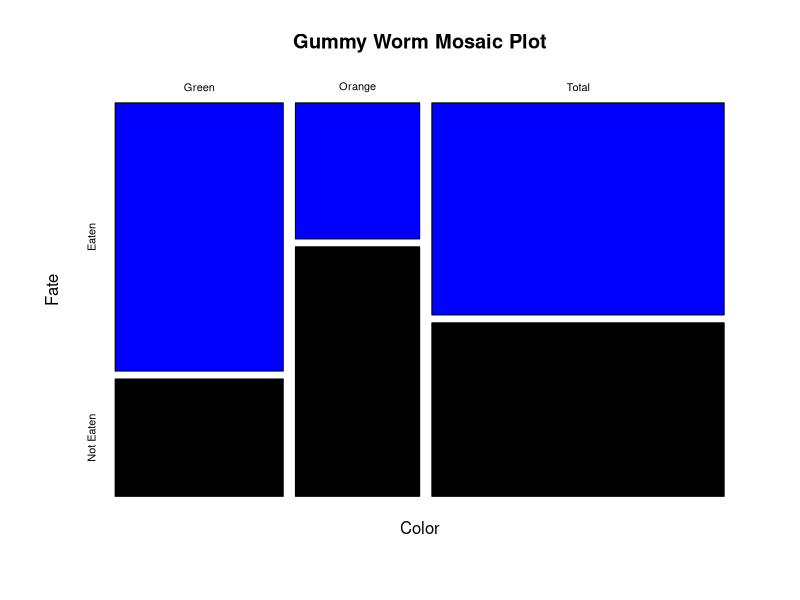

Source code (R): (Note: this script raises an error after producing the figure.)
## ---- chunk 1
#1. SOCKS - 25% Black & 75% White.
# a. what is the probability of 8 black socks in a 12 sock sample.
# Chance = 0.0028 -OR- 0.28%. Chence of grabbing 8 black socks exactly (4 pairs) from a 12 sock sample is exactly 0.28%.
binom.test(8,12,0.25)
#Alternatively - 0.24% chance predicted by dbinom
dbinom(8,12,0.25)

## ---- chunk 2
#b. Probability of grabbing 8 or more black individual socks (4 pairs or more), from an 18 sock random sample.
# Chance = 0.05695 -OR- 5.69%. Chance of grabbing 4 or more pairs from an 18 sock random sample is 5.69%.
binom.test(8,18,0.25, alternative = c("greater"))
## ---- chunk 3
#c. How many socks do I need to pick to make sure I at least grab 6 black socks (3 pairs) from a 30 random sample, with a Chance of 50% success? - Between 18 and 19 socks must be grabbed for a 41 - 59% chance of succesfully grabbing 3 pairs.
binom.test(6,19,0.25)
## ---- chunk 4
#2. Mosaic plot between gummy worms eaten.
gummy.worms.2 <- matrix(c(32,14,12,22,44,36), nrow=c(2,3), dimnames=list("Fate"=c("Eaten", "Not Eaten"), "Color"=c("Green", "Orange", "Total")))

gummy.worms.2

mosaicplot(t(gummy.worms.2), color=c("blue","black"), main = 'Gummy Worm Mosaic Plot')
## ---- chunk 5
#3. power analysis to check for sample size to be able to confirm that effect sizes were detectable with a power of at least 0.80 (P < 0.05) and effect size of a variable was 8, and standard deviation was 5. 
# n = 7.23 samples - Amount of samples required to achieve significance in test and this level of precision.
power.t.test(delta=8, sd=5, sig.level = 0.05, power = 0.8 )
## ---- chunk 6
#4. Was there an effect to changing dietary regimen from HIGH FAT-HIGH SALT to DIET?
SBP.exam
## ---- chunk 7
shapiro.test(SBP.exam$SBP.before)
shapiro.test(SBP.exam$SBP.after)
## ---- chunk 8
plot(SBP.exam$Individual, SBP.exam$SBP.before, type = 'n', ylab = c("SBP"), xlab= c("Individuals"), ylim = c(100,145))

points(SBP.exam$Individual, SBP.exam$SBP.before, col='red')
points(SBP.exam$Individual, SBP.exam$SBP.after)
legend("topright", c("Before","After"),pch=1,col=c("red","black"), cex=0.7)

#interaction.plot(SBP.exam2$Individual,SBP.exam2$group,SBP.exam2$bp, ylab = 'SBP', xlab = 'Individual', legend=0)
#legend("topright", c("After Diet","Before Diet"),lty=c(2,1),col=c("black"), cex=0.7)
## ---- chunk 9
anova(lm(SBP.exam2$bp~SBP.exam2$group*SBP.exam2$Individual))
TukeyHSD(aov(SBP.exam2$bp~SBP.exam2$group))
## ---- chunk 10
#5. Effects of different sleep aids for REM Stages
Comparison.exam
## ---- chunk 11
# Normality
shapiro.test(Comparison.exam$Time)
## ---- chunk 12
anova(lm(Comparison.exam$Time~Comparison.exam$Drug))
TukeyHSD(aov(Comparison.exam$Time~Comparison.exam$Drug))
## ---- chunk 13
# Plotbox graph, comparing times until REM. Upon ANOVA and TUKEY TEST ANALYSIS, it was made evident that no group had a particular advantage in comparise to the rest, in terms of accelerating sleep descent into REM.

# Group A - showed no statistically significant reduction in 'Time until REM' than any of the groups aside from Group D (p<0.05).
# Group B - similarly, had no significantly different effect whatsoever to any of the other groups.
# Group C - differed most (p<0.05) from Group D (slowest acting drug v. other groups), but not the rest of the groups.
# Group D and E - showed no statistically significant difference whatsoever to any of the other groups (maybe to due to a wide range of results), though was close to approximating the rejection of the null hypothesis among each other (E V. D @ p=0.09 v. p<0.05).

plot(Comparison.exam$Time~Comparison.exam$Drug, xlab='Drug', ylab='Time until REM',ylim=c(0,110))
text(1,105, "A")
text(2,105, "A/B")
text(3,105, "A")
text(4,105, "A/B")
text(5,105, "A")
## ---- chunk 14
#All assumptions of normality and normal residuals are met. 
par(mfrow=c(2,2))
plot(lm(Comparison.exam$Time~Comparison.exam$Drug))
## ---- chunk 15
#6. Tanker truck
gw.wells
## ---- chunk 16
#6A. Create a formula to predict concentration of oil at a fiven distance. 
# Tested both quadratic and cubic formulas as well to compare fit vs the linear regression model and noticed no actual improvement whatsoever when in comparison. Additionally, quadratic formula did not show any particular statistical significance when comparing the quadratic component to the linear one: I(gw.wells$Distance.m^2) -- P = 0.833.

Oil.quad = lm(formula = gw.wells$Oil.concentration ~ gw.wells$Distance.m +  I(gw.wells$Distance.m^2))
summary(Oil.quad)
summary(lm(gw.wells$Oil.concentration~gw.wells$Distance.m))
## ---- chunk 17
#6B. Data are normal - Meets linearity assumption - Residuals are normal - All LM ASSUMPTIONS ARE MET
shapiro.test(gw.wells$Oil.concentration)
shapiro.test(gw.wells$Distance.m)
par(mfrow=c(2,2))
plot(lm(gw.wells$Oil.concentration~gw.wells$Distance.m))
## ---- chunk 18
#6C. R^2 for Linear Regression Model = 0.9842 (p-value: 2.938e-11) vs Quadratic = 0.9843 (p-value: 9.644e-10). Chose to go with LM model due simplicity and higher stat significance.

plot(gw.wells$Oil.concentration~gw.wells$Distance.m, ylab = "Oil Concentration", xlab="Distance (m)")
abline(lm(gw.wells$Oil.concentration~gw.wells$Distance.m), col='red')
text(125,170,"Predicted concentration with formula:",cex=0.75)
text(125,140,"Oil Concentration = 549.9 - 1.5*Distance",cex=0.75, col='red')
text(255,195,"174.9",cex = 0.8)
points(250,174.9,pch=1, col='red',lwd=2.5)
arrows(240,170,200,170, length= 0.1, angle = 45, code= 1 )
## ---- chunk 19
# Oil concentration =     549.9 - 1.5*Distance
Distance <- 250
Oil.concentration =     549.9 - 1.5*Distance
# Oil concentration @ x = 250 meters is approximately 174.9
Oil.concentration
## ---- chunk 20
#7. effectiveness of 5 different sleep aids in their effectiveness in increasing the rate at which subjects reached REM sleep. To account for any differences among test sites, they used 5 different sleep clinics in a block design. 
RCB.exam
## ---- chunk 21
#BOX PLOTS FOR COMPARISON
par(mfrow=c(1,2))
boxplot(RCB.exam$Time~RCB.exam$Drug, ylab="Time until REM", xlab="Drug")
boxplot(RCB.exam$Time~RCB.exam$Clinic, ylab="Time until REM", xlab="Clinic")
## ---- chunk 22
#Interaction PLOT (NOT PARTICULARLY SUITABLE FOR THIS SINCE IT IS NOT CONTINUOUS DATA, HOWEVER IT IS USEFUL FOR VISUALIZATION OF RCB). Clinic 5 had overall smaller Time until REM vs group 3 and 1, however not otherwise. Drugs did not present evidence of difference in Time until REM among each other. 


clinic.dbl <- as.double(RCB.exam$Clinic)
drug.dbl <- as.double(RCB.exam$Drug)
time.dbl <- as.double(RCB.exam$Time)
interaction.plot(clinic.dbl,drug.dbl,time.dbl, ylab="Time until REM",xlab="Clinic",lty = (1:4), legend=0)
legend("topright", c("A","B","C","D"),col=c("black"),lty=(1:4), cex=0.7)
## ---- chunk 23
#7A. BLOCK ANOVA 
clinic.factor <- factor(RCB.exam$Clinic)
shapiro.test(RCB.exam$Time)
anova(lm(RCB.exam$Time~clinic.factor+RCB.exam$Drug))

#ANOVA & TUKEY INTERPRETATION: There was no significant difference among the drugs used in this trial, however the clinic had statistically significant influence (p<0.05) in determining its the rate at which sleeping aid medication helps achieve REM. Clinic 5 showed evidence of significant influence (p<0.05) on "Time until REM" vs. Clinic 1 and Clinic 3 (producing 'quicker acting sleep aid drugs'), however there was no evidence of any significance in comparison to other groups and from other groups among others. 

TukeyHSD(aov(RCB.exam$Time~clinic.factor+RCB.exam$Drug))
## ---- chunk 24

## ---- chunk 25
#8.	Microbes in the soil can have different preferences 
pca.exam4
## ---- chunk 26
pca.sl.st <- scale(pca.exam4)
summary(pca.sl.st)
pca.ex.1 <- princomp(pca.sl.st, cor=TRUE)
## ---- chunk 27
#Axis 1 & 2 account for 19% and 10% of the variation of the data, respectively.
summary(pca.ex.1)
## ---- chunk 28
#BI PLOT OF PCA
biplot(pca.ex.1,  ylab="Axis 2", xlab="Axis 1")
## ---- chunk 29
cor(pca.exam4, pca.ex.1$scores[,1:2])
